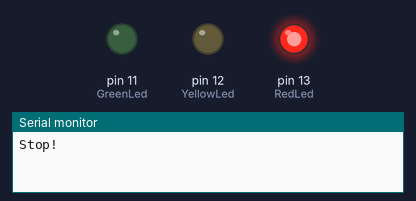
Recording of a sketch running on a simulated Arduino Uno, built with avr-gcc and run on an emulated ATmega328P. Parts: output pins drawn as LEDs (lit = HIGH), the last lines printed to the serial monitor.

Above: at 1.5 s.
At 4.0 s:
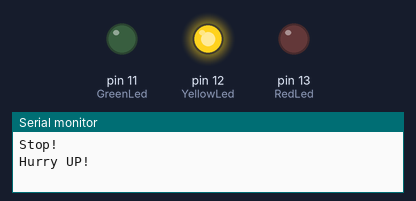
At 6.2 s:
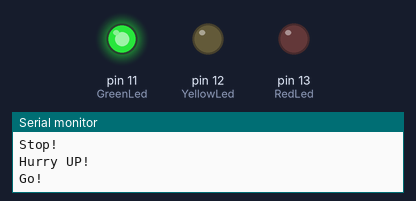
Timing chart, 0 to 9.8 s (numbered marks = the images above):
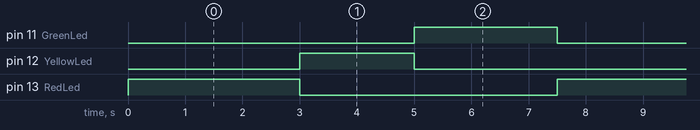

The sketch:

2-Traffic-Light-Project.ino
```cpp
/*
Traffic Light Project:
1) Red is on for only 3 seconds. And print “Stop!”.
2) Yellow is on for only 2 seconds. And print “Hurry UP!”.
3) Green is on for only 2.5 seconds. And print “Go!”.

*/

const int RedLed=13; //Initialize Red led at pin number 13
const int YellowLed=12; //Initialize Yellow led at pin number 12
const int GreenLed=11; //Initialize Green led at pin number 11

void setup()
{
  //Initialize all pins using a for-loop (DRY:Don't repeat yourself)
  for(int pin=11; pin<=13; pin++){
  	pinMode(pin, OUTPUT); //Set pin to OUTPUT
    digitalWrite(pin, LOW); //Set pin to LOW
  }
  Serial.begin(9600); //Initialize Serial Communication at a baud rate of 9600

}

void loop()
{
  //Red Light Goes First
  digitalWrite(RedLed, HIGH); //Set RedLed pin to HIGH
  Serial.println("Stop!");
  delay(3000); //Delay 3000 milliseconds
  digitalWrite(RedLed, LOW); //Set RedLed pin to LOW

  //Yellow Light Goes Second
  digitalWrite(YellowLed, HIGH);
  Serial.println("Hurry UP!");
  delay(2000);
  digitalWrite(YellowLed, LOW);

  //Green Light Goes Third
  digitalWrite(GreenLed, HIGH);
  Serial.println("Go!");
  delay(2500);
  digitalWrite(GreenLed, LOW);

}
```

Measured:
- by itself, pin 11 (GreenLed): alternates HIGH for 2.5 s and LOW for 5.0 s
- by itself, pin 12 (YellowLed): alternates HIGH for 2.0 s and LOW for 5.5 s
- by itself, pin 13 (RedLed): alternates HIGH for 3.0 s and LOW for 4.5 s
